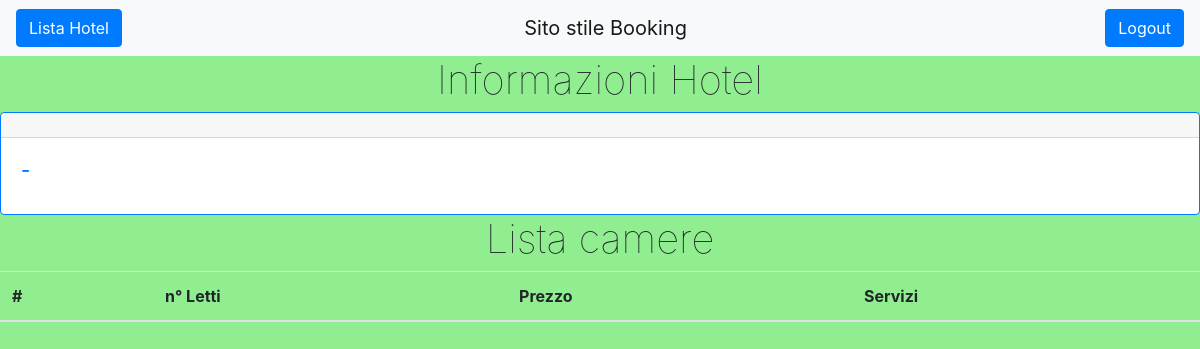
Before: /gestioneHotel/ with the older database file.
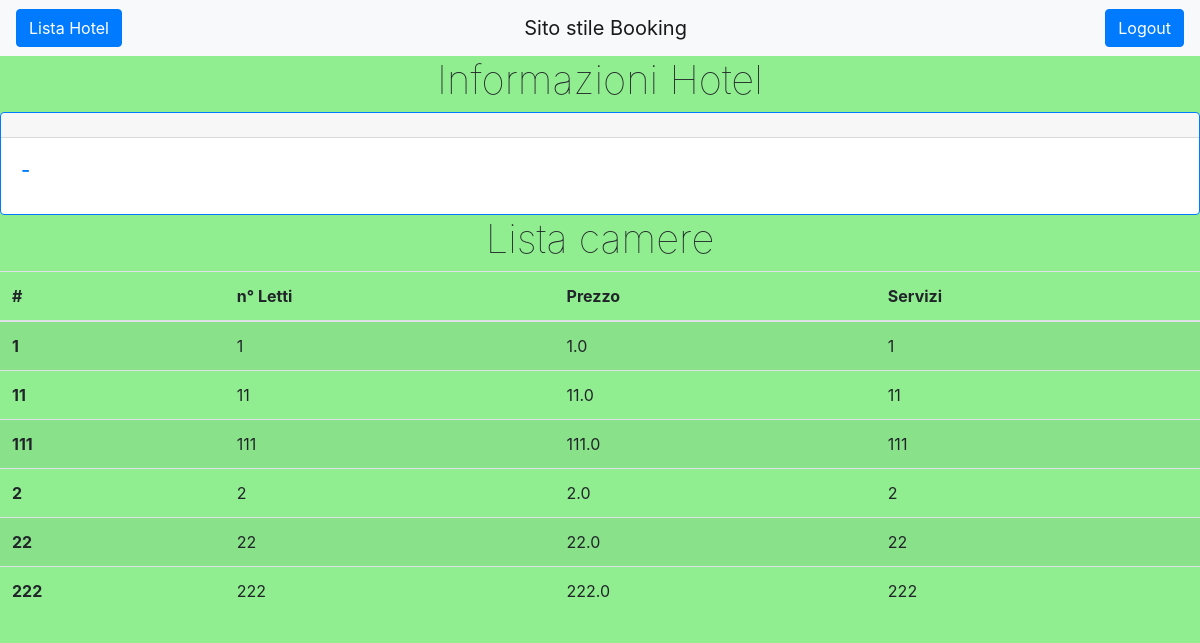
After: the same page with the newer database file.
### ProgettoISW/models.py (models this page shows)
class Camera(models.Model):
    hotel = models.ForeignKey(Hotel, on_delete=models.CASCADE)
    numero = models.IntegerField()
    nLetti = models.IntegerField()
    prezzo = models.FloatField()
    servizi = models.TextField()

### ProgettoISW/views.py (the view)
# urls.py: path('gestioneHotel/', views.gestioneHotel),
def gestioneHotel(request):
    hotel = Hotel()
    elencoCamere = []
    for c in Camera.objects.all():
            elencoCamere.append(c)
    return render(request, 'gestioneHotel.html', {'hotel': hotel, 'camere': elencoCamere})

### templates/gestioneHotel.html (shortened to what this page needs)
{% extends "base.html" %}
{% block content %}
    <nav class="navbar navbar-light bg-light justify-content">
        <button id="lista-hotel" class="btn btn-primary" type="button">Lista Hotel</button>
          <a class="navbar-brand" href="#">Sito stile Booking</a>
        <button id="logout" class="btn btn-primary" type="button">Logout</button>
    </nav>
    <main>
        <div class="wrapper">
            <h1 id="maintitle">Informazioni Hotel</h1>
            <div class="card border-primary">
                <div class="card-header">{{ hotel.nome }}</div>
                <div class="card-body text-primary">
                    <h5 class="card-title">{{ hotel.citta }} - {{ hotel.indirizzo }}</h5>
                </div>
            </div>
            <h1 id="maintitle">Lista camere</h1>
            <table class="table table-striped">
                <thead>
                    <tr>
                          <th scope="col">#</th>
                          <th scope="col">n° Letti</th>
                          <th scope="col">Prezzo</th>
                          <th scope="col">Servizi</th>
                    </tr>
                </thead>
                <tbody>
                    {% for c in camere %}
                    <tr>
                        <th scope="row">{{ c.numero }}</th>
                        <td>{{ c.nLetti }}</td>
                        <td>{{ c.prezzo }}</td>
                        <td>{{ c.servizi }}</td>
                    </tr>
                    {% endfor %}
                </tbody>
            </table>
        </div>
    </main>
{% endblock %}

### templates/base.html (shortened to what this page needs)
<!DOCTYPE html>
<html lang="en">
{% load static %}
<head>
    <link rel="stylesheet" href="https://stackpath.bootstrapcdn.com/bootstrap/4.3.1/css/bootstrap.min.css">
    <link rel="stylesheet" href="{% static 'css/style.css' %}" type="text/css">
</head>
<body>
    {% block content %}{% endblock %}
</body>
</html>

### static/css/style.css (style rules this page uses)
* { box-sizing: border-box; }
body { background-color: lightgreen; }
#maintitle { font-weight: lighter; text-align: center; }

Changed rows visible on the page:
added Camera: numero "1", nLetti "1", prezzo "1.0", servizi "1"
added Camera: numero "11", nLetti "11", prezzo "11.0", servizi "11"
added Camera: numero "111", nLetti "111", prezzo "111.0", servizi "111"
added Camera: numero "2", nLetti "2", prezzo "2.0", servizi "2"
added Camera: numero "22", nLetti "22", prezzo "22.0", servizi "22"
added Camera: numero "222", nLetti "222", prezzo "222.0", servizi "222"
